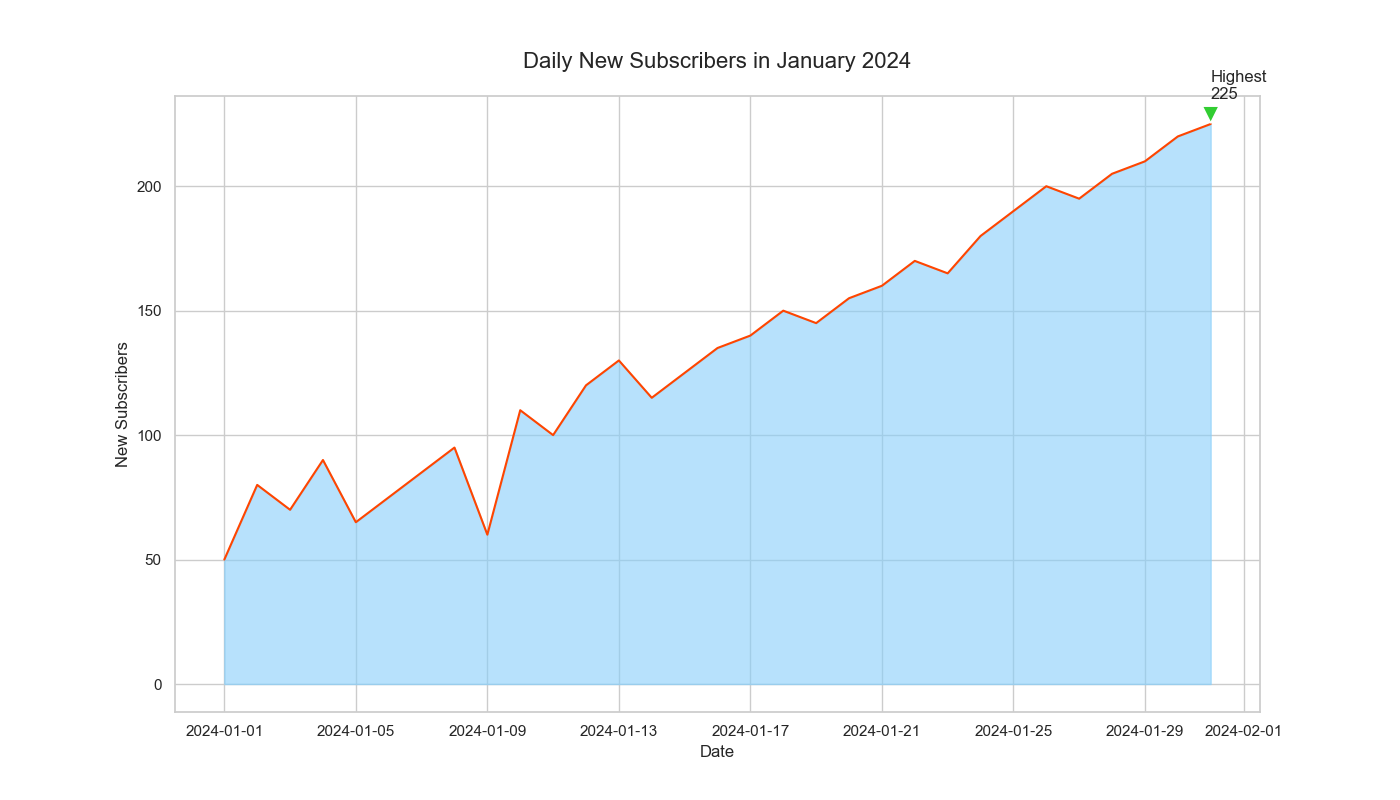

Generate this figure with Python:

import pandas as pd
import seaborn as sns
import matplotlib.pyplot as plt

data = pd.DataFrame({
    'Date': pd.date_range(start='2024-01-01', end='2024-01-31'),
    'NewSubscribers': [50, 80, 70, 90, 65, 75, 85, 95, 60, 110, 100, 120, 130, 115, 125, 135, 140, 150, 145, 155, 160, 170, 165, 180, 190, 200, 195, 205, 210, 220, 225]
})

plt.figure(figsize=(14, 8))
sns.set_theme(style="whitegrid")

ax = sns.lineplot(data=data, x='Date', y='NewSubscribers', color="#FF4500")
ax.fill_between(data.Date, data.NewSubscribers, color="#87CEFA", alpha=0.6)

highest_subs = data.NewSubscribers.max()
highest_day = data.Date[data.NewSubscribers.idxmax()]
plt.annotate(f'Highest\n{highest_subs}', xy=(highest_day, highest_subs), xytext=(highest_day, highest_subs+10),
             arrowprops=dict(facecolor='#32CD32', shrink=0.05))

plt.title('Daily New Subscribers in January 2024', fontsize=16, pad=20)
plt.xlabel('Date')
plt.ylabel('New Subscribers')

plt.show()
